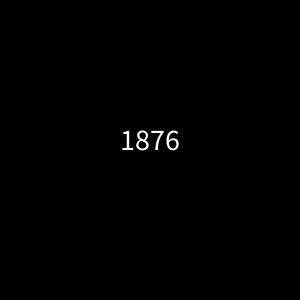
Frame 1 (no input)
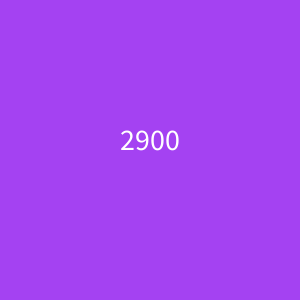
Frame 60 (the mouse pressed at the canvas centre just before this capture)
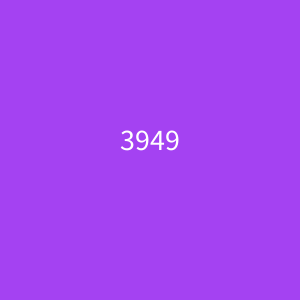
Frame 120 (the mouse held since frame 60 and released just before this capture)

The Processing sketch that drew these frames (run headless with seeded random() and noise(); from frame 60 on, the mouse is pressed at the canvas centre):

// Processing sketch: timing_example_2
// ── timing_example_2.pde
color c = color(0);
int changeTime = 0;
int currentTime = 0;
int oldTime = 0;

void setup() {
  size(300,300);
  textSize(30);
  textAlign(CENTER);
}

void draw() {
  background(c);
  currentTime = millis();
  changeTime = currentTime - oldTime;
  text(millis(), width/2, height/2);
  if(changeTime >= 2000) {
    c = color(random(255), random(255), random(255));
    oldTime = currentTime;
  }
  
}
